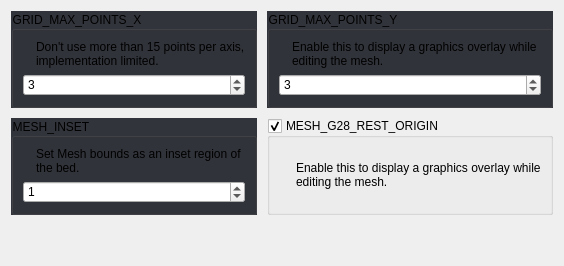
     <widget class="QWidget" name="uMeshBedLevelingTab">
      <attribute name="title">
       <string>Mesh Bed Leveling</string>
      </attribute>
      <layout class="QGridLayout" name="gridLayout_56">
       <property name="spacing">
        <number>10</number>
       </property>
       <item row="0" column="0">
        <widget class="QGroupBox" name="groupBox_14">
         <property name="focusPolicy">
          <enum>Qt::StrongFocus</enum>
         </property>
         <property name="styleSheet">
          <string notr="true">QGroupBox:!disabled {
	background: rgb(50, 52, 59);
}</string>
         </property>
         <property name="title">
          <string>GRID_MAX_POINTS_X</string>
         </property>
         <layout class="QGridLayout" name="gridLayout_54">
          <item row="0" column="0">
           <widget class="QLabel" name="label_90">
            <property name="sizePolicy">
             <sizepolicy hsizetype="Fixed" vsizetype="Fixed">
              <horstretch>0</horstretch>
              <verstretch>0</verstretch>
             </sizepolicy>
            </property>
            <property name="text">
             <string/>
            </property>
            <property name="pixmap">
             <pixmap>:/info_FILL0_wght100_GRAD0_opsz20.svg</pixmap>
            </property>
           </widget>
          </item>
          <item row="0" column="1">
           <widget class="QLabel" name="label_91">
            <property name="text">
             <string>Don't use more than 15 points per axis, implementation limited.</string>
            </property>
            <property name="wordWrap">
             <bool>true</bool>
            </property>
           </widget>
          </item>
          <item row="1" column="0" colspan="2">
           <widget class="QSpinBox" name="uGridMaxPointsXSpinBox_3">
            <property name="suffix">
             <string/>
            </property>
            <property name="maximum">
             <number>15</number>
            </property>
            <property name="value">
             <number>3</number>
            </property>
           </widget>
          </item>
         </layout>
        </widget>
       </item>
       <item row="1" column="1">
        <widget class="QGroupBox" name="uMeshG28RestOriginBox">
         <property name="title">
          <string>MESH_G28_REST_ORIGIN</string>
         </property>
         <property name="checkable">
          <bool>true</bool>
         </property>
         <layout class="QGridLayout" name="gridLayout_57">
          <property name="spacing">
           <number>10</number>
          </property>
          <item row="0" column="0">
           <widget class="QLabel" name="label_94">
            <property name="sizePolicy">
             <sizepolicy hsizetype="Fixed" vsizetype="Fixed">
              <horstretch>0</horstretch>
              <verstretch>0</verstretch>
             </sizepolicy>
            </property>
            <property name="text">
             <string/>
            </property>
            <property name="pixmap">
             <pixmap>:/info_FILL0_wght100_GRAD0_opsz20.svg</pixmap>
            </property>
           </widget>
          </item>
          <item row="0" column="1">
           <widget class="QLabel" name="label_95">
            <property name="text">
             <string>Enable this to display a graphics overlay while editing the mesh.</string>
            </property>
            <property name="wordWrap">
             <bool>true</bool>
            </property>
           </widget>
          </item>
         </layout>
        </widget>
       </item>
       <item row="0" column="1">
        <widget class="QGroupBox" name="groupBox_16">
         <property name="focusPolicy">
          <enum>Qt::StrongFocus</enum>
         </property>
         <property name="styleSheet">
          <string notr="true">QGroupBox:!disabled {
	background: rgb(50, 52, 59);
}</string>
         </property>
         <property name="title">
          <string>GRID_MAX_POINTS_Y</string>
         </property>
         <layout class="QGridLayout" name="gridLayout_55">
          <item row="1" column="0" colspan="2">
           <widget class="QSpinBox" name="uGridMaxPointsYSpinBox_3">
            <property name="suffix">
             <string/>
            </property>
            <property name="maximum">
             <number>15</number>
            </property>
            <property name="value">
             <number>3</number>
            </property>
           </widget>
          </item>
          <item row="0" column="1">
           <widget class="QLabel" name="label_93">
            <property name="text">
             <string>Enable this to display a graphics overlay while editing the mesh.</string>
            </property>
            <property name="wordWrap">
             <bool>true</bool>
            </property>
           </widget>
          </item>
          <item row="0" column="0">
           <widget class="QLabel" name="label_92">
            <property name="sizePolicy">
             <sizepolicy hsizetype="Fixed" vsizetype="Fixed">
              <horstretch>0</horstretch>
              <verstretch>0</verstretch>
             </sizepolicy>
            </property>
            <property name="text">
             <string/>
            </property>
            <property name="pixmap">
             <pixmap>:/info_FILL0_wght100_GRAD0_opsz20.svg</pixmap>
            </property>
           </widget>
          </item>
         </layout>
        </widget>
       </item>
       <item row="1" column="0">
        <widget class="QGroupBox" name="groupBox_13">
         <property name="focusPolicy">
          <enum>Qt::StrongFocus</enum>
         </property>
         <property name="styleSheet">
          <string notr="true">QGroupBox:!disabled {
	background: rgb(50, 52, 59);
}</string>
         </property>
         <property name="title">
          <string>MESH_INSET</string>
         </property>
         <layout class="QGridLayout" name="gridLayout_53">
          <item row="0" column="0">
           <widget class="QLabel" name="label_88">
            <property name="sizePolicy">
             <sizepolicy hsizetype="Fixed" vsizetype="Fixed">
              <horstretch>0</horstretch>
              <verstretch>0</verstretch>
             </sizepolicy>
            </property>
            <property name="text">
             <string/>
            </property>
            <property name="pixmap">
             <pixmap>:/info_FILL0_wght100_GRAD0_opsz20.svg</pixmap>
            </property>
           </widget>
          </item>
          <item row="0" column="1">
           <widget class="QLabel" name="label_89">
            <property name="text">
             <string>Set Mesh bounds as an inset region of the bed.</string>
            </property>
            <property name="wordWrap">
             <bool>true</bool>
            </property>
           </widget>
          </item>
          <item row="1" column="0" colspan="2">
           <widget class="QSpinBox" name="uMeshInsetSpinBox_2">
            <property name="suffix">
             <string/>
            </property>
            <property name="maximum">
             <number>100</number>
            </property>
            <property name="value">
             <number>1</number>
            </property>
           </widget>
          </item>
         </layout>
        </widget>
       </item>
       <item row="2" column="0" colspan="2">
        <spacer name="verticalSpacer_3">
         <property name="orientation">
          <enum>Qt::Vertical</enum>
         </property>
         <property name="sizeType">
          <enum>QSizePolicy::Preferred</enum>
         </property>
         <property name="sizeHint" stdset="0">
          <size>
           <width>20</width>
           <height>40</height>
          </size>
         </property>
        </spacer>
       </item>
      </layout>
     </widget>
